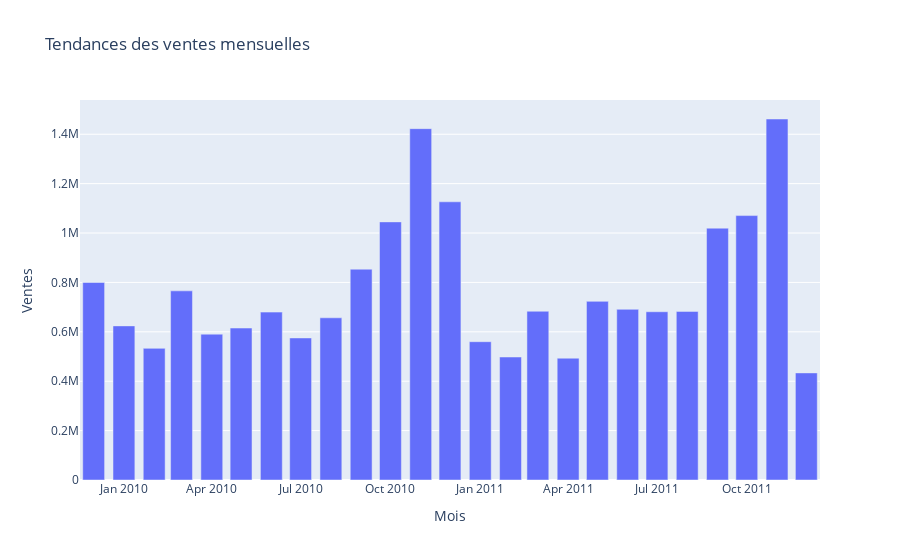

The cell this chart's notebook holds for it:
### Code cell
import plotly.graph_objects as go

# Créer la figure et les barres du graphique en utilisant Plotly
fig = go.Figure(data=[go.Bar(x=monthly_sales['InvoiceDate'], y=monthly_sales['TotalSales'])])

# Ajouter les étiquettes et le titre
fig.update_layout(title='Tendances des ventes mensuelles',
                  xaxis_title='Mois',
                  yaxis_title='Ventes')

# Ajouter l'interactivité pour afficher le chiffre d'affaires au survol de la souris
fig.update_traces(hovertemplate='Chiffre d\'affaires: %{y:.2f}')

# Afficher le graphique interactif
fig.show()

### Figure 1 — Plotly figure (JSON) as saved in the notebook; plotly's stock layout.template omitted (floating-point values rounded to 4 significant figures)
{"data": [{"hovertemplate": "Chiffre d'affaires: %{y:.2f}", "type": "bar", "x": ["2009-12", "2010-01", "2010-02", "2010-03", "2010-04", "2010-05", "2010-06", "2010-07", "2010-08", "2010-09", "2010-10", "2010-11", "2010-12", "2011-01", "2011-02", "2011-03", "2011-04", "2011-05", "2011-06", "2011-07", "2011-08", "2011-09", "2011-10", "2011-11", "2011-12"], "y": [799800.0, 624000.0, 533100.0, 765800.0, 590600.0, 615300.0, 679800.0, 575200.0, 656800.0, 853700.0, 1045000.0, 1423000.0, 1126000.0, 560000.0, 498100.0, 683300.0, 493200.0, 723300.0, 691100.0, 681300.0, 682700.0, 1020000.0, 1071000.0, 1462000.0, 433700.0]}], "layout": {"title": {"text": "Tendances des ventes mensuelles"}, "xaxis": {"title": {"text": "Mois"}}, "yaxis": {"title": {"text": "Ventes"}}}}
